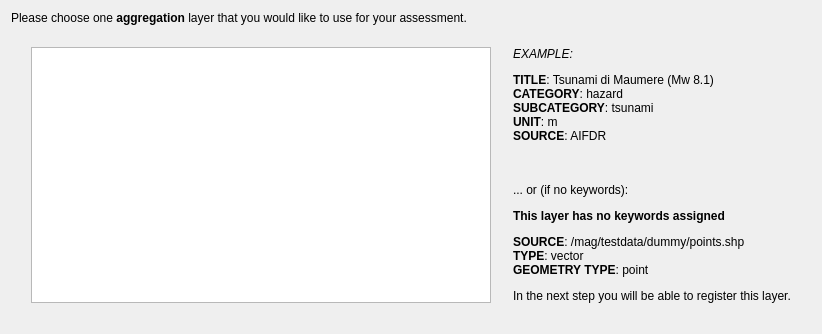
     <widget class="QWidget" name="pgF19AggLayerBrowser">
      <layout class="QVBoxLayout" name="verticalLayout_24">
       <item>
        <widget class="QLabel" name="lblSelectBrowserAggLayer">
         <property name="styleSheet">
          <string notr="true">font: 11pt &quot;Ubuntu&quot;;</string>
         </property>
         <property name="text">
          <string>Please choose one &lt;b&gt;aggregation&lt;/b&gt; layer that you would like to use for your assessment.</string>
         </property>
         <property name="wordWrap">
          <bool>true</bool>
         </property>
        </widget>
       </item>
       <item>
        <spacer name="verticalSpacer_50">
         <property name="orientation">
          <enum>Qt::Vertical</enum>
         </property>
         <property name="sizeType">
          <enum>QSizePolicy::Fixed</enum>
         </property>
         <property name="sizeHint" stdset="0">
          <size>
           <width>20</width>
           <height>16</height>
          </size>
         </property>
        </spacer>
       </item>
       <item>
        <layout class="QGridLayout" name="gridLayout_22">
         <item row="0" column="0">
          <spacer name="horizontalSpacer_54">
           <property name="orientation">
            <enum>Qt::Horizontal</enum>
           </property>
           <property name="sizeType">
            <enum>QSizePolicy::Fixed</enum>
           </property>
           <property name="sizeHint" stdset="0">
            <size>
             <width>20</width>
             <height>20</height>
            </size>
           </property>
          </spacer>
         </item>
         <item row="0" column="2">
          <spacer name="horizontalSpacer_55">
           <property name="orientation">
            <enum>Qt::Horizontal</enum>
           </property>
           <property name="sizeType">
            <enum>QSizePolicy::Fixed</enum>
           </property>
           <property name="sizeHint" stdset="0">
            <size>
             <width>16</width>
             <height>20</height>
            </size>
           </property>
          </spacer>
         </item>
         <item row="0" column="3">
          <widget class="QLabel" name="lblDescribeBrowserAggLayer">
           <property name="text">
            <string notr="true">&lt;html&gt;&lt;head/&gt;&lt;body&gt;&lt;p&gt;&lt;i&gt;EXAMPLE:&lt;/i&gt;&lt;/p&gt;&lt;p&gt;&lt;span style=&quot; font-weight:600;&quot;&gt;TITLE&lt;/span&gt;: Tsunami di Maumere (Mw 8.1)&lt;br/&gt;&lt;span style=&quot; font-weight:600;&quot;&gt;CATEGORY&lt;/span&gt;: hazard&lt;br/&gt;&lt;span style=&quot; font-weight:600;&quot;&gt;SUBCATEGORY&lt;/span&gt;: tsunami&lt;br/&gt;&lt;span style=&quot; font-weight:600;&quot;&gt;UNIT&lt;/span&gt;: m&lt;br/&gt;&lt;span style=&quot; font-weight:600;&quot;&gt;SOURCE&lt;/span&gt;: AIFDR &lt;br/&gt;&lt;br/&gt;&lt;/p&gt;&lt;p&gt;... or (if no keywords):&lt;/p&gt;&lt;p&gt;&lt;span style=&quot; font-weight:600;&quot;&gt;This layer has no keywords assigned&lt;/span&gt;&lt;/p&gt;&lt;p&gt;&lt;span style=&quot; font-weight:600;&quot;&gt;SOURCE&lt;/span&gt;: /mag/testdata/dummy/points.shp&lt;br/&gt;&lt;span style=&quot; font-weight:600;&quot;&gt;TYPE&lt;/span&gt;: vector&lt;br/&gt;&lt;span style=&quot; font-weight:600;&quot;&gt;GEOMETRY TYPE&lt;/span&gt;: point&lt;/p&gt;&lt;p&gt;In the next step you will be able to register this layer.&lt;/p&gt;&lt;/body&gt;&lt;/html&gt;</string>
           </property>
           <property name="alignment">
            <set>Qt::AlignLeading|Qt::AlignLeft|Qt::AlignTop</set>
           </property>
           <property name="wordWrap">
            <bool>true</bool>
           </property>
          </widget>
         </item>
         <item row="0" column="4">
          <spacer name="horizontalSpacer_56">
           <property name="orientation">
            <enum>Qt::Horizontal</enum>
           </property>
           <property name="sizeType">
            <enum>QSizePolicy::Fixed</enum>
           </property>
           <property name="sizeHint" stdset="0">
            <size>
             <width>20</width>
             <height>20</height>
            </size>
           </property>
          </spacer>
         </item>
         <item row="0" column="1">
          <widget class="QTreeView" name="tvBrowserAggregation">
           <property name="minimumSize">
            <size>
             <width>460</width>
             <height>0</height>
            </size>
           </property>
           <property name="maximumSize">
            <size>
             <width>460</width>
             <height>16777215</height>
            </size>
           </property>
           <attribute name="headerVisible">
            <bool>false</bool>
           </attribute>
          </widget>
         </item>
        </layout>
       </item>
       <item>
        <spacer name="verticalSpacer_51">
         <property name="orientation">
          <enum>Qt::Vertical</enum>
         </property>
         <property name="sizeType">
          <enum>QSizePolicy::Fixed</enum>
         </property>
         <property name="sizeHint" stdset="0">
          <size>
           <width>20</width>
           <height>20</height>
          </size>
         </property>
        </spacer>
       </item>
      </layout>
     </widget>
